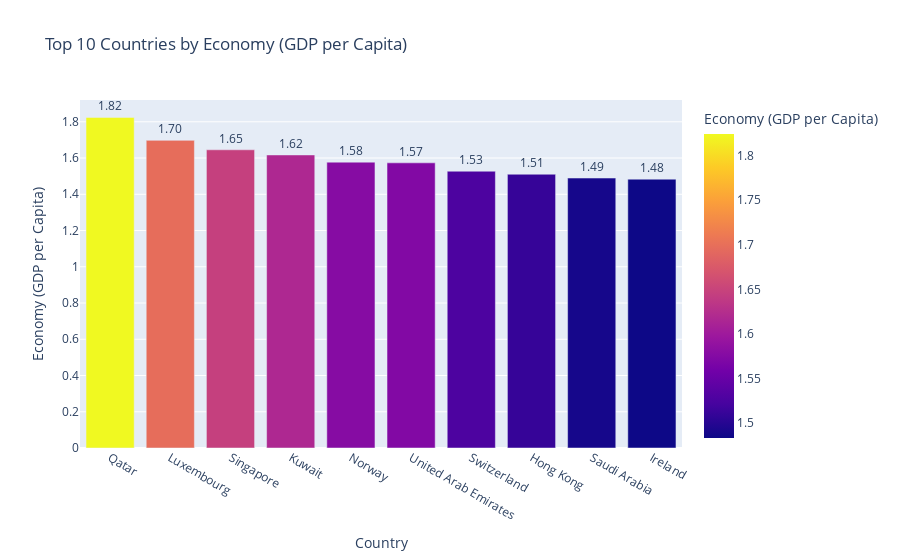
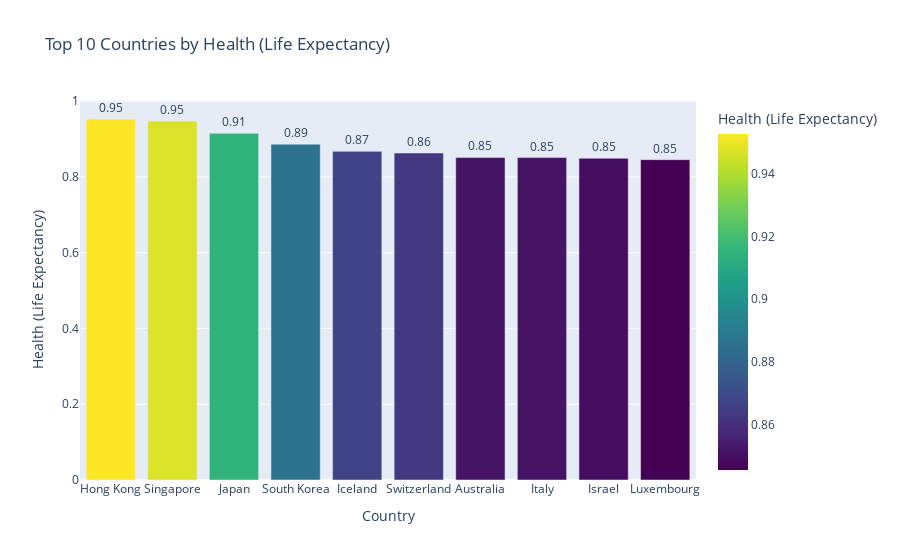

The notebook cell saved with these charts, in order:
### Markdown cell above
#### Updated Prompt-6: **```In the next cell show me two separate and colorful bar charts of``` ```1. the top 10 Countries per 'Economy (GDP per Capita)'.``` ```2. the top 10 Countries' per Health (Life Expectancy)'.``` ```and use plotly.express library, and show labels please.```**

### Code cell
# Top 10 countries based on 'Economy (GDP per Capita)'
top_10_economy = data_cleaned.nlargest(10, 'Economy (GDP per Capita)')

# Bar chart for 'Economy (GDP per Capita)'
fig_economy = px.bar(
    top_10_economy,
    x='Country',
    y='Economy (GDP per Capita)',
    title='Top 10 Countries by Economy (GDP per Capita)',
    text='Economy (GDP per Capita)',
    color='Economy (GDP per Capita)',
    color_continuous_scale=px.colors.sequential.Plasma
)

# Update the layout to show the text on the bars
fig_economy.update_traces(texttemplate='%{text:.2f}', textposition='outside')  # Format text

# Show the Economy bar chart
fig_economy.show()

# Top 10 countries based on 'Health (Life Expectancy)'
top_10_health = data_cleaned.nlargest(10, 'Health (Life Expectancy)')

# Bar chart for 'Health (Life Expectancy)'
fig_health = px.bar(
    top_10_health,
    x='Country',
    y='Health (Life Expectancy)',
    title='Top 10 Countries by Health (Life Expectancy)',
    text='Health (Life Expectancy)',
    color='Health (Life Expectancy)',
    color_continuous_scale=px.colors.sequential.Viridis
)

# Update the layout to show the text on the bars
fig_health.update_traces(texttemplate='%{text:.2f}', textposition='outside')  # Format text

# Show the Health bar chart
fig_health.show()

### Figure 1 — Plotly figure (JSON) as saved in the notebook; plotly's stock layout.template omitted (floating-point values rounded to 4 significant figures)
{"data": [{"alignmentgroup": "True", "hovertemplate": "Country=%{x}<br>Economy (GDP per Capita)=%{marker.color}<extra></extra>", "legendgroup": "", "marker": {"color": [1.824, 1.698, 1.646, 1.617, 1.577, 1.574, 1.527, 1.511, 1.49, 1.483], "coloraxis": "coloraxis", "pattern": {"shape": ""}}, "name": "", "offsetgroup": "", "orientation": "v", "showlegend": false, "text": [1.824, 1.698, 1.646, 1.617, 1.577, 1.574, 1.527, 1.511, 1.49, 1.483], "textposition": "outside", "texttemplate": "%{text:.2f}", "type": "bar", "x": ["Qatar", "Luxembourg", "Singapore", "Kuwait", "Norway", "United Arab Emirates", "Switzerland", "Hong Kong", "Saudi Arabia", "Ireland"], "xaxis": "x", "y": [1.824, 1.698, 1.646, 1.617, 1.577, 1.574, 1.527, 1.511, 1.49, 1.483], "yaxis": "y"}], "layout": {"barmode": "relative", "coloraxis": {"colorbar": {"title": {"text": "Economy (GDP per Capita)"}}, "colorscale": [[0, "#0d0887"], [0.1111, "#46039f"], [0.2222, "#7201a8"], [0.3333, "#9c179e"], [0.4444, "#bd3786"], [0.5556, "#d8576b"], [0.6667, "#ed7953"], [0.7778, "#fb9f3a"], [0.8889, "#fdca26"], [1, "#f0f921"]]}, "legend": {"tracegroupgap": 0}, "title": {"text": "Top 10 Countries by Economy (GDP per Capita)"}, "xaxis": {"anchor": "y", "domain": [0, 1], "title": {"text": "Country"}}, "yaxis": {"anchor": "x", "domain": [0, 1], "title": {"text": "Economy (GDP per Capita)"}}}}

### Figure 2 — Plotly figure (JSON) as saved in the notebook; plotly's stock layout.template omitted (floating-point values rounded to 4 significant figures)
{"data": [{"alignmentgroup": "True", "hovertemplate": "Country=%{x}<br>Health (Life Expectancy)=%{marker.color}<extra></extra>", "legendgroup": "", "marker": {"color": [0.9528, 0.9472, 0.9149, 0.8864, 0.8673, 0.863, 0.8512, 0.851, 0.8492, 0.8454], "coloraxis": "coloraxis", "pattern": {"shape": ""}}, "name": "", "offsetgroup": "", "orientation": "v", "showlegend": false, "text": [0.9528, 0.9472, 0.9149, 0.8864, 0.8673, 0.863, 0.8512, 0.851, 0.8492, 0.8454], "textposition": "outside", "texttemplate": "%{text:.2f}", "type": "bar", "x": ["Hong Kong", "Singapore", "Japan", "South Korea", "Iceland", "Switzerland", "Australia", "Italy", "Israel", "Luxembourg"], "xaxis": "x", "y": [0.9528, 0.9472, 0.9149, 0.8864, 0.8673, 0.863, 0.8512, 0.851, 0.8492, 0.8454], "yaxis": "y"}], "layout": {"barmode": "relative", "coloraxis": {"colorbar": {"title": {"text": "Health (Life Expectancy)"}}, "colorscale": [[0, "#440154"], [0.1111, "#482878"], [0.2222, "#3e4989"], [0.3333, "#31688e"], [0.4444, "#26828e"], [0.5556, "#1f9e89"], [0.6667, "#35b779"], [0.7778, "#6ece58"], [0.8889, "#b5de2b"], [1, "#fde725"]]}, "legend": {"tracegroupgap": 0}, "title": {"text": "Top 10 Countries by Health (Life Expectancy)"}, "xaxis": {"anchor": "y", "domain": [0, 1], "title": {"text": "Country"}}, "yaxis": {"anchor": "x", "domain": [0, 1], "title": {"text": "Health (Life Expectancy)"}}}}
